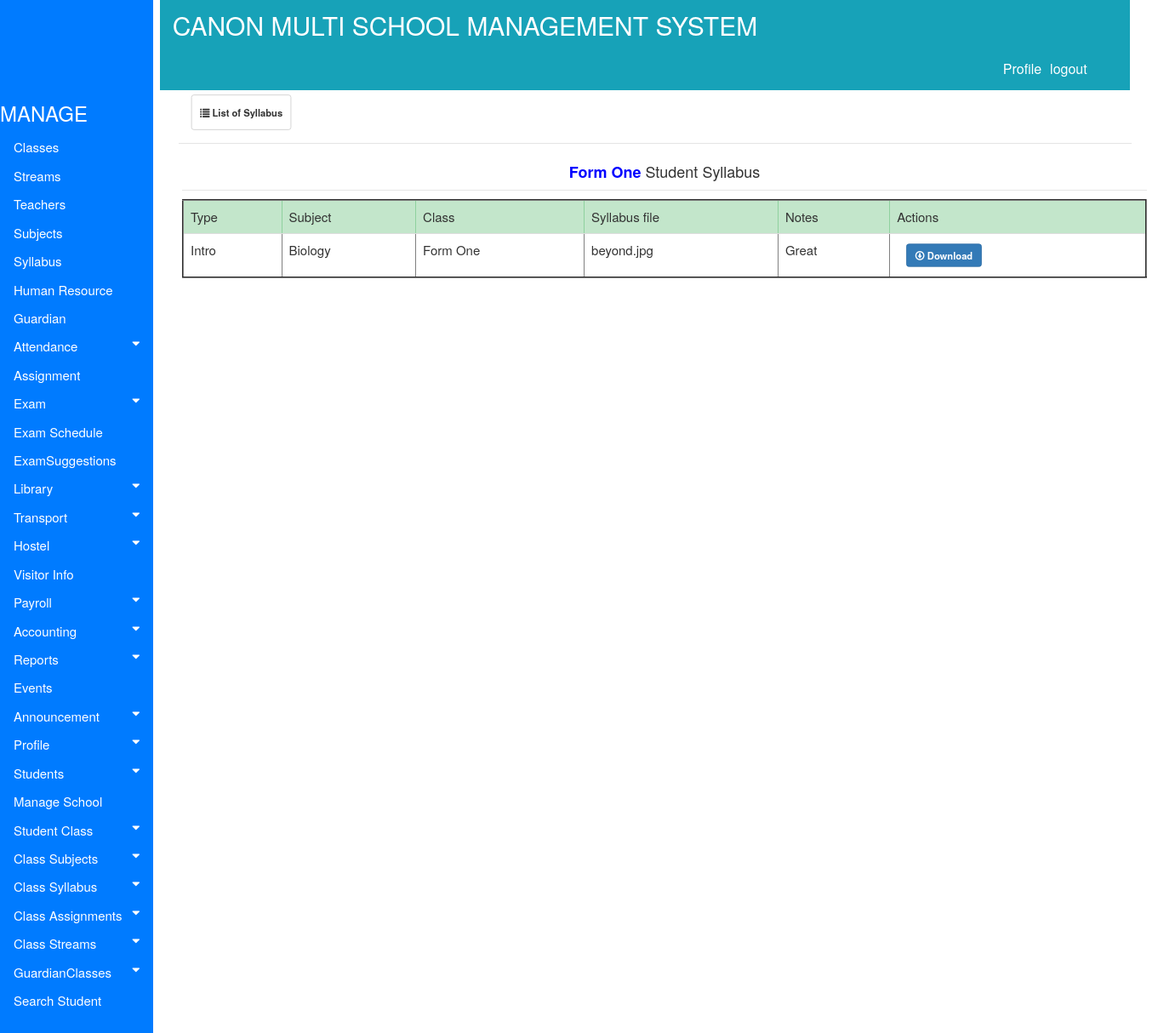
/accounts/syllabusofclass1, run on the app's committed database.
### accounts/models.py (models this page shows, shortened)
class Syllabus(models.Model):
    SyllabusType = models.CharField(max_length=130)
    Class = models.ForeignKey(Classinformation, on_delete=models.PROTECT, blank=True, null=True)
    Subject = models.ForeignKey(Subjects, on_delete=models.PROTECT, blank=True, null=True)
    Syllabus = models.FileField(upload_to="gallery", default="text")
    Notes = models.TextField(max_length=100)

class Classinformation(models.Model):
    School = models.ForeignKey(School, on_delete=models.PROTECT, blank=True, null=True)
    nameclass= (('Form_One','Form_One'), ('Form_Two', 'Form_Two'),('Form_Three','Form_Three'), ('Form_Four', 'Form_Four'),
    ('Form_Five_Arts','Form_Five_Arts'), ('Form_Five_Sciences', 'Form_Five_Sciences'),
    ('Form_Five_Six','Form_Six_Arts'), ('Form_Six_Sciences', 'Form_Six_Sciences'))
    ClassName = models.CharField(max_length=130, choices=nameclass, blank=False)
    ClassTeacher = models.ForeignKey(TeachersInformation, on_delete=models.PROTECT, blank=True, null=True)
    TotalStudents = models.CharField(max_length=30, blank=True)
    NumberOfSections = models.CharField(max_length=30, blank=True)
    def __str__(self):
        return self.ClassName

class Subjects(models.Model):
    choices = (('Compulsory','Compulsory'),('Optional','Optional'))
    Subjectname = models.CharField(max_length=130)
    Subjectcode = models.CharField(max_length=130)
    Author = models.CharField(max_length=130)
    Class = models.ForeignKey(Classinformation, on_delete=models.PROTECT, blank=True, null=True)
    SubjectTeacher = models.ForeignKey(TeachersInformation, on_delete=models.PROTECT, blank=True, null=True)
    Type = models.CharField(max_length=130, choices=choices, blank=False)
    OtherNotes = models.TextField(max_length=200, blank=True)
    def __str__(self):
        return self.Subjectname

### accounts/views.py (the view)
def syllabusofclass1(request):
    all_classes=Classinformation.objects.all()
    all_info = Syllabus.objects.filter(Class=all_classes[0])
    context={'all_info':all_info,'all_classes':all_classes}
    return render(request, 'accounts/Syllabus/view_class_syllabus.html', context)

### accounts/templates/accounts/Syllabus/view_class_syllabus.html (shortened to what this page needs)
{% extends 'base.html' %}
{% block body %}
<div class="container" style="margin-left: 200px;font-size: 20px; padding: 0px 10px;">
  <nav class="nav navbar-expand">
    <ul class="navbar-nav mr-auto">
      <li class="nav-item">
      <a class="btn btn-default a-btn-slide-text" href="#"><span class="glyphicon glyphicon-list" aria-hidden="true"></span>
        <span><strong>List of Syllabus</strong></span></a></li>
    </ul>
  </nav>
  <hr style=" margin-top: 1rem;margin-bottom: 1rem;border: 0;border-top: 1px solid rgba(0, 0, 0, 0.1);"/>
  <div class="container" style="margin-left:1px; font-size:15px; padding:3px">
<table class="table table-hover" border="2">
   <thead class="table-success">
     <tr>
         <td>Type</td>
         <td>Subject</td>
         <td>Class</td>
         <td>Syllabus file</td>
         <td>Notes</td>
         <td>Actions</td>
     </tr>
   </thead>
   <tbody>
     {% if all_info %}
     {% for item in all_info %}
     <h4 style="text-align:center"><b>{{item.Class}}</b> Student Syllabus</h4>
     <hr style=" margin-top: 1rem;margin-bottom: 1rem;border: 0;border-top: 1px solid rgba(0, 0, 0, 0.1);"/>
     <tr>
       <link href="https://maxcdn.bootstrapcdn.com/bootstrap/3.3.0/css/bootstrap.min.css" rel="stylesheet" id="bootstrap-css">
       <td>{{ item.SyllabusType}}</td>
       <td>{{ item.Subject}}</td>
       <td>{{ item.Class}}</td>
       <td>{{ item.Syllabus}}</td>
       <td>{{ item.Notes}}</td>
       <td>
           <a class='btn btn-primary a-btn-slide-text' href="#" ><span class="glyphicon glyphicon-download" aria-hidden="true"></span>
          <span><strong>Download</strong></span></a>
       </td>
        {% endfor %}
     </tr>
     {% endif %}
   </tbody>
</table>
</div>
</div>
{% endblock %}

### accounts/static/css/style.css (style rules this page uses)
.container { margin-left: 200px;font-size: 10px; padding: 0px 10px; }
body { font-family: "Lato", sans-serif; }
b { font-size:100%; color:blue; }
a.btn { -webkit-transform: scale(0.8); -moz-transform: scale(0.8); -o-transform: scale(0.8); -webkit-transition-duration: 0.5s; -moz-transition-duration: 0.5s; -o-transition-duration: 0.5s; }

### accounts/templates/accounts/Syllabus/view_class_syllabus.html (style rules this page uses)
b { font-size:100%; color:blue; }

### data on the page
Syllabus: Class "Form One", SyllabusType "Intro", Subject "Biology", Syllabus "beyond.jpg", Notes "Great"
